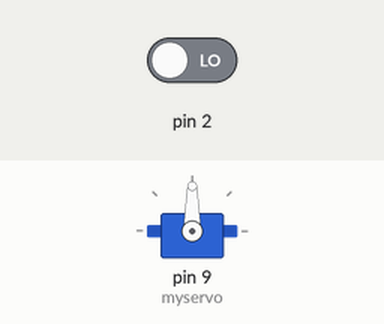
Recording of a sketch running on a simulated Arduino Uno, built with avr-gcc and run on an emulated ATmega328P. Parts: servo. Inputs (shaded band) come from the test bench; at power-on: pin 2 LOW.

Above: at 1.2 s.
1.3 s: pin 2 driven HIGH
At 2.2 s:
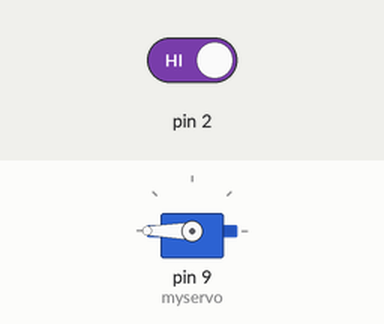
Timing chart, 0 to 4.3 s (numbered marks = the images above; inputs shaded):
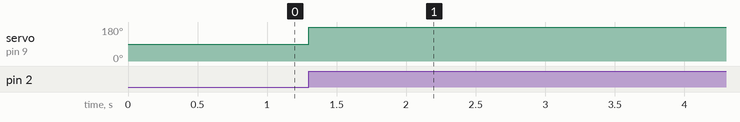

The sketch:

switchbot.ino
```cpp
#include <Servo.h>

// Create a Servo object to control the microservo
Servo myservo;

// Create a variable to store the pushbutton state
int buttonState = 0;
int prevState = 0;

void setup() {
  // Attach the microservo to pin 9
  myservo.attach(9);

  // Set up the pushbutton on pin 2
  pinMode(2, INPUT);
}

void loop() {
  // Read the state of the pushbutton
  buttonState = digitalRead(2);

  // If the pushbutton is pressed, move the servo 180 degrees clockwise
  if (buttonState == HIGH && prevState == 0) {
    myservo.write(180);
    delay(1000);
  } else if (buttonState == HIGH && prevState == 1) {
    myservo.write(0);
    delay(1000);
  }
}
```

Measured:
- after the input at 1.3 s, servo on pin 9 (myservo): 90° → 180° at once
